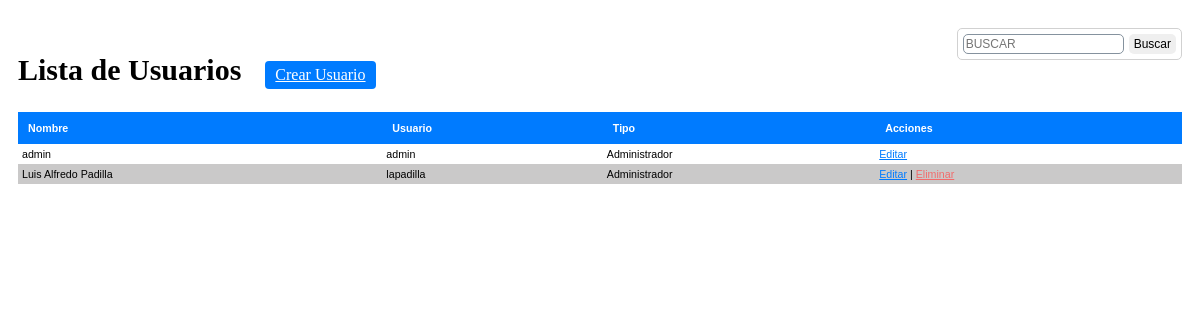
The app's page /paginas/usuario/listarusuario.php (signed in) with its own data.
### tables this page shows
CREATE TABLE `usuario` (
  `idusuario` int(11) NOT NULL,
  `token` tinytext DEFAULT NULL,
  `nombre` varchar(100) DEFAULT NULL,
  `usuario` varchar(20) DEFAULT NULL,
  `clave` varchar(50) DEFAULT NULL,
  `tipo` varchar(20) DEFAULT NULL,
  `ingusuario` varchar(2) DEFAULT NULL,
  `ingcontrasena` varchar(45) DEFAULT NULL,
  `ingregistro` varchar(2) DEFAULT NULL,
  `ingvehiculo` varchar(2) DEFAULT NULL,
  `ingconductor` varchar(2) DEFAULT NULL,
  `inggrifo` varchar(2) DEFAULT NULL,
  `ingcombustible` varchar(2) DEFAULT NULL,
  `ingtipomantenimiento` varchar(2) DEFAULT NULL,
  `ingvalescombustible` varchar(2) DEFAULT NULL,
  `ingmantenimientos` varchar(2) DEFAULT NULL,
  `repvales` varchar(2) DEFAULT NULL,
  `repvalesvehiculo` varchar(2) DEFAULT NULL,
  `repmantenimiento` varchar(2) DEFAULT NULL,
  `repmantenimientovehiculo` varchar(2) DEFAULT NULL,
  `codcombustible` varchar(15) DEFAULT NULL
);

### paginas/usuario/listarusuario.php (the view, shortened to what this page needs)
<?php
	$codcombustible = $_SESSION["codcombustible"];
	include "../../conexion.php";
?>
<!DOCTYPE html>
<html lang="en">
<head>
  <link rel="stylesheet" href="plugins/fontawesome-free/css/all.min.css">
  <link rel="stylesheet" href="https://code.ionicframework.com/ionicons/2.0.1/css/ionicons.min.css">
  <link href="../css/style.css" rel="stylesheet">
</head>
<body>
<section id="container">
	<div class="margen">
		<h1>Lista de Usuarios</h1>
		<a href="registrousuario.php" class="btn_new">Crear Usuario</a>
		<form action="listarusuario.php" method="get" class="form_search">
			<input type="text" name="busqueda" id="busqueda" placeholder="Buscar" style="text-transform:uppercase">
			<input type="submit" value="Buscar" class="btn_search">
		</form>
		<table>
			<tr>
				<th>Nombre</th>
				<th>Usuario</th>
				<th>Tipo</th>
				<th>Acciones</th>
			</tr>
		<?php
			if (sizeof($_REQUEST)>0) {
				$busqueda = strtoupper($_REQUEST['busqueda']);
				$busqueda2=lista($busqueda);
			} else {
					$busqueda = "";
			}
			$encontrado2='NO';
			if($encontrado2 == 'SI'){
				$query = mysqli_query($conection,"SELECT * FROM usuario WHERE codcombustible = '$codcombustible' ORDER BY nombre");
			}else{
				$query = mysqli_query($conection,"SELECT * FROM usuario WHERE (nombre LIKE '%$busqueda%' OR usuario LIKE '%$busqueda%') AND codcombustible = '$codcombustible' ORDER BY nombre");
			}
			$result = mysqli_num_rows($query);
			if($result > 0){
				while ($data = mysqli_fetch_array($query)) {
			?>
				<tr>
					<td><?php echo $data['nombre']; ?></td>
					<td><?php echo $data['usuario']; ?></td>
					<td><?php echo $data['tipo']; ?></td>
					<td>
						<a class="link_edit" href="editarusuario.php?token=<?php echo $data['token']; ?>">Editar</a>
					<?php if($data["nombre"] != 'admin'){ ?>
						|
						<a class="link_delete" href="eliminarusuario.php?token=<?php echo $data['token']; ?>">Eliminar</a>
					<?php } ?>
					</td>
				</tr>
		<?php
				}
			}
		 ?>
		</table>
	</div>
</section>
</body>
</html>

### paginas/css/style.css (style rules this page uses)
#container { background: #FFF; padding: 10px 0; }
form { background: #FFF; margin: auto; padding: 20px 50px; border: 1px solid #d1d1d1; }
input,select,textarea { display: block; font-size: 9pt; padding: 2px; border: 1px solid #85929e; border-radius: 5px; }
.margen { margin: 10px; }
#container h1 { font-size: 30px; display: inline-block; }
.btn_new { display: inline-block; background: #007bff; color: #FFF; padding: 5px 10px; border-radius: 4px; margin: 20px; }
table { border-collapse: collapse; font-size: 8pt; font-family: 'arial'; width: 100%; }
table th { text-align: left; padding: 10px; background: #007bff; color: #FFF; }
table tr:nth-child(odd) { background: rgb(202, 201, 201); }
table td { padding: 4px; }
.link_edit { color: #007bff; }
.link_delete { color: #f26b6b; }
.form_search { display: -webkit-flex; display: -moz-flex; display: -ms-flex; display: -o-flex; display: flex; float: right; background: initial; padding: 5px; border-radius: 5px; }
.form_search .btn_search { background: #007bff color: #FFF; padding: 0 5px; border: 0; cursor: pointer; margin-left: 5px; }

### records on screen
usuario: nombre "admin", usuario "admin", tipo "Administrador"
usuario: nombre "Luis Alfredo Padilla", usuario "lapadilla", tipo "Administrador"
